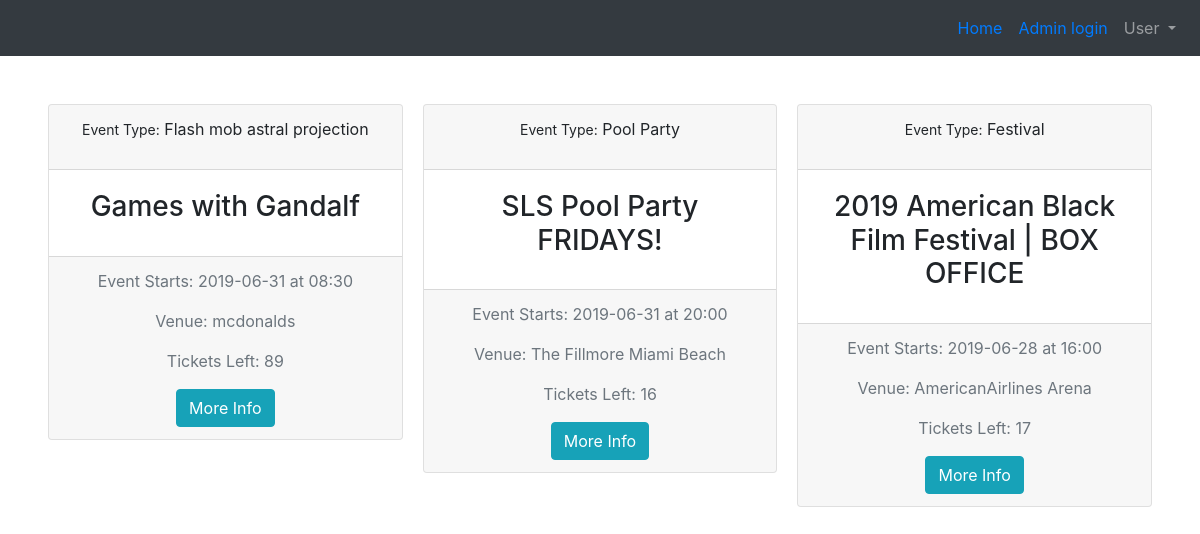
Before: / with the older database file.
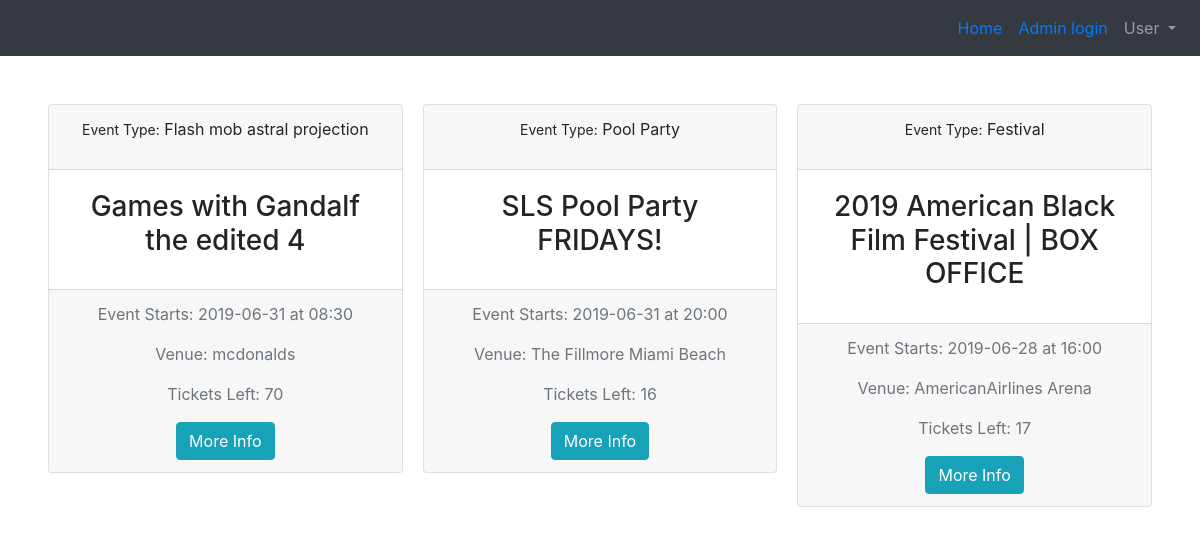
After: the same page with the newer database file.
### tables this page shows
CREATE TABLE 'events' ( eventID INTEGER PRIMARY KEY AUTOINCREMENT NOT NULL,'eventName' VARCHAR NOT NULL,'ticketsLeft' INTEGER NOT NULL,
  type VARCHAR NOT NULL,'startDate' date NOT NULL,'endDate' date NOT NULL,
  description VARCHAR NOT NULL,
  venueID INTEGER NOT NULL,
  adminID INTEGER NOT NULL
, 'endTime'  time NOT NULL  , 'startTime'  time NOT NULL  );

CREATE TABLE 'venues' ( venueID INTEGER PRIMARY KEY AUTOINCREMENT NOT NULL,'venueName' VARCHAR NOT NULL,
  capacity INTEGER NOT NULL,
  address1 VARCHAR NOT NULL,
  address2 VARCHAR NOT NULL,
  city VARCHAR NOT NULL,
  state CHAR(2) NOT NULL,
  zip CHAR(5) NOT NULL,
  adminID INTEGER NOT NULL
);

### application.py (the view)
@app.route("/")
def index():
    events = db.execute(allEventQry)
    venues = db.execute(allVenueQry)
    for event in events:
        for venue in venues:
            if venue["venueID"] == event["venueID"]:
                event["venueName"] = venue["venueName"]
    return render_template("index.html", events=events)

### application.py (called while the page is built)
@app.after_request
def after_request(response):
    response.headers["Cache-Control"] = "no-cache, no-store, must-revalidate"
    response.headers["Expires"] = 0
    response.headers["Pragma"] = "no-cache"
    return response

### templates/index.html (shortened to what this page needs)
{% extends "base.html" %}
{% block body %}
<div class="card-columns text-center">
{% for event in events %}
        <div class="card">
            <div>
                <div class="card-header">
                    <p><span style="font-size:14px">Event Type:</span> {{ event.type }}</p>
                </div>
                <div class="card-body">
                    <h3 class="card-title">{{ event.eventName }}</h4>
                </div>
                <div class="card-footer text-muted">
                    <p>Event Starts: {{ event.startDate }} at {{ event.startTime }}</p>
                    <p>Venue: {{ event.venueName }}</p>
                    <p>Tickets Left: {{ event.ticketsLeft }}</p>
                    <a href="{{ '/event/%s'%event.eventID|urlencode }}" class="btn btn-info">More Info</a>
                </div>
            </div>
        </div>
    {% endfor %}
</div>
{%endblock %}

### templates/base.html (shortened to what this page needs)
 <!DOCTYPE html>
<html lang="en">
<head>
    <link rel="stylesheet" href="https://stackpath.bootstrapcdn.com/bootstrap/4.3.1/css/bootstrap.min.css"
>
</head>
</head>
<body>
    <main>
        <nav class="navbar navbar-expand-lg navbar-dark bg-dark">
      <div class="collapse navbar-collapse">
        <ul class="navbar-nav ml-auto">
          <li class="nav-link" ><a href="/">Home</a>
          <li class="nav-link" ><a href="{{ url_for('admin_Login') }}">Admin login</a>
          <li class="nav-item active">
            <div class="nav-item dropdown">
              <a class="nav-link dropdown-toggle" href="#" id="navbarDropdown" role="button" data-toggle="dropdown" aria-haspopup="true" aria-expanded="false">
                User
              </a>
            </div>
          </li>
        </ul>
      </div>
      </nav>
    <div class="fluid-container m-5">{% block body %}{% endblock %}</div>
    </main>
</body>
</html>

Changed rows visible on the page:
changed events "Flash mob astral projection": eventName "Games with Gandalf" → "Games with Gandalf the edited 4"; ticketsLeft "89" → "70"
